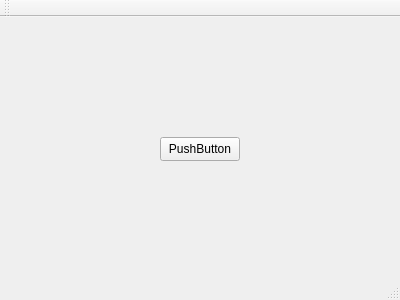
<?xml version="1.0" encoding="UTF-8"?>
<ui version="4.0">
 <class>MainWindow</class>
 <widget class="QMainWindow" name="MainWindow">
  <property name="geometry">
   <rect>
    <x>0</x>
    <y>0</y>
    <width>400</width>
    <height>300</height>
   </rect>
  </property>
  <property name="windowTitle">
   <string>MainWindow</string>
  </property>
  <widget class="QWidget" name="centralWidget">
   <widget class="QPushButton" name="pushButton">
    <property name="geometry">
     <rect>
      <x>160</x>
      <y>120</y>
      <width>80</width>
      <height>24</height>
     </rect>
    </property>
    <property name="text">
     <string>PushButton</string>
    </property>
   </widget>
  </widget>
  <widget class="QMenuBar" name="menuBar">
   <property name="geometry">
    <rect>
     <x>0</x>
     <y>0</y>
     <width>400</width>
     <height>21</height>
    </rect>
   </property>
  </widget>
  <widget class="QToolBar" name="mainToolBar">
   <attribute name="toolBarArea">
    <enum>TopToolBarArea</enum>
   </attribute>
   <attribute name="toolBarBreak">
    <bool>false</bool>
   </attribute>
  </widget>
  <widget class="QStatusBar" name="statusBar"/>
 </widget>
 <layoutdefault spacing="6" margin="11"/>
 <resources/>
 <connections/>
</ui>
